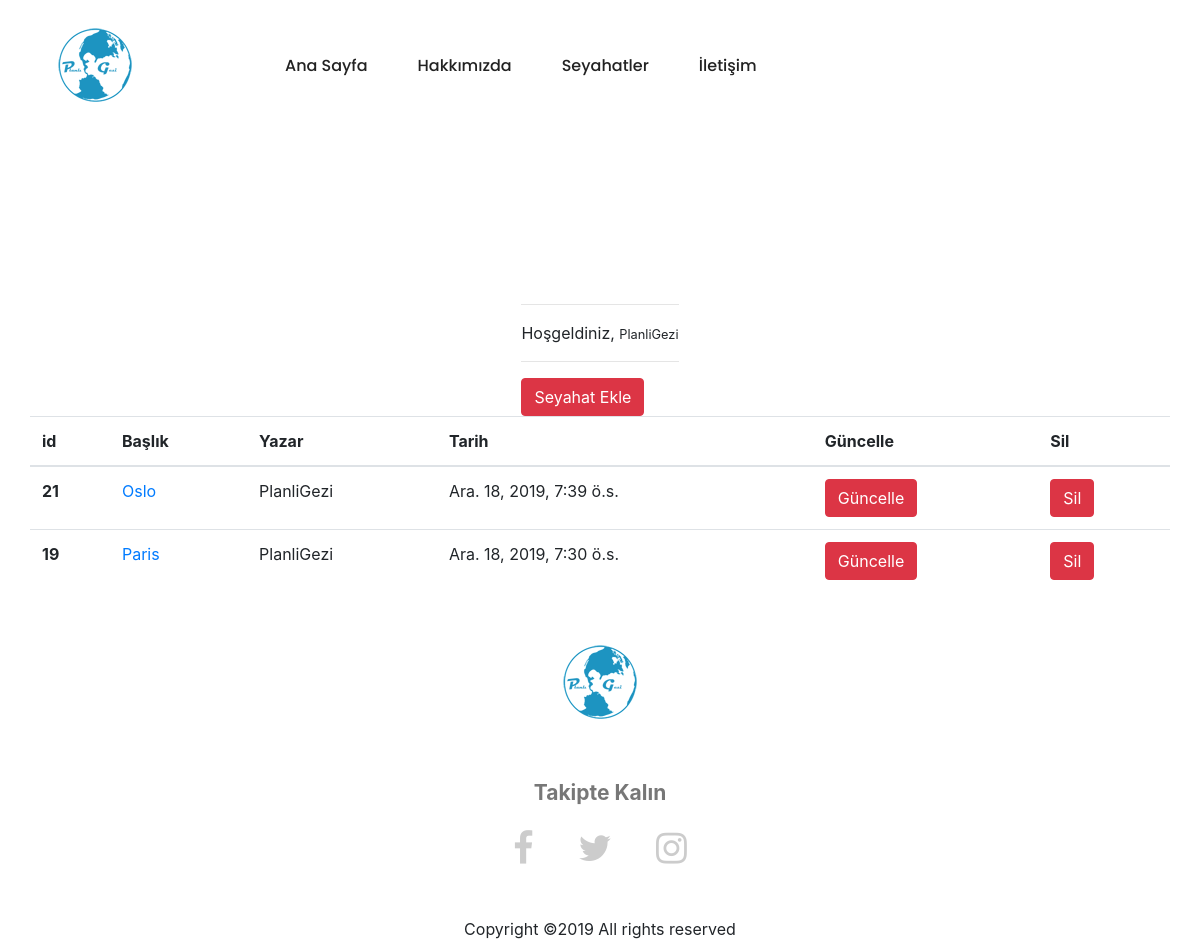
The page /Seyahat/dashboard/ (signed in) on the database its author committed.
### Seyahat/models.py (models this page shows, shortened)
class Seyahat(models.Model):
    yazar = models.ForeignKey("auth.User",on_delete = models.CASCADE, verbose_name = "Yazar")
    title = models.CharField(max_length=50,verbose_name="Başlık")
    content = RichTextField(verbose_name="İçerik")
    created_date = models.DateTimeField(auto_now_add=True,verbose_name="Oluşturulma Tarihi")
    seyahat_image = models.FileField(blank=True,null=True,verbose_name="Fotoğraf Ekleyin")
    class Meta:
        ordering = ['-created_date']

### Seyahat/views.py (the view)
# urls.py: path('dashboard/',views.dashboard,name="dashboard"),
@login_required(login_url = "user:login")
def dashboard(request):
    Seyahats = Seyahat.objects.filter(yazar = request.user)
    context ={
        "Seyahats":Seyahats
    }
    return render( request,"dashboard.html",context)

### templates/dashboard.html (shortened to what this page needs)
{% extends "layout.html" %}
{% load static %}
{% load crispy_forms_tags %}
{% block body %}
<section class="about-area section-gap">
		<div class="container">
			<div class="row align-items-baseline justify-content-center">
                    <form method = "post">
                        <br><br><br><br><br><br>
                        <hr>
                          <p>
                            Hoşgeldiniz, <small>{{request.user.username}}</small>
                          </p>
                        <hr>
                            <a class="btn btn-danger" href="{% url 'seyahat:addseyahat'  %}">Seyahat Ekle</a>
                    </form>
				</div>
			</div>
</section>
{% if Seyahats %}
<section class="about-area section-gap">
		<div class="container">
			<div class="row align-items-baseline justify-content-center">
                    <table class="table">
                            <thead>
                              <tr>
                                <th scope="col">id</th>
                                <th scope="col">Başlık</th>
                                <th scope="col">Yazar</th>
                                <th scope="col">Tarih</th>
                                <th scope="col">Güncelle</th>
                                <th scope="col">Sil</th>
                              </tr>
                            </thead>
                            <tbody>
                                {% for Seyahat in Seyahats %}
                                <tr>
                                    <th scope="row">{{Seyahat.id}}</th>
                                    <td><a href="{% url 'seyahat:detail' Seyahat.id %}">{{Seyahat.title}}</a></td>
                                    <td>{{Seyahat.yazar.username}}</td>
                                    <td>{{Seyahat.created_date}}</td>
                                    <td><a href="{% url 'seyahat:update' Seyahat.id %}" class="btn btn-danger">Güncelle</a></td>
                                    <td><a href="{% url 'seyahat:delete' Seyahat.id %}" class="btn btn-danger">Sil</a></td>
                                </tr>
                                {% endfor %}
                            </tbody>
                          </table>
      		</div>
		</div>
</section>
{% else %}
<div class="alert alert-danger">
    Henüz bir makale yok...
</div>
{% endif %}
{% endblock body %}

### templates/layout.html (shortened to what this page needs)
{% load static %}
<!DOCTYPE html>
<html lang="en">
<head>
                <link rel="stylesheet" href="{% static 'css/main.css' %}">
                <link rel="stylesheet" href="{% static 'css/linearicons.css' %}">
                <link rel="stylesheet" href="{% static 'css/font-awesome.min.css' %}">
                <link rel="stylesheet" href="{% static 'css/bootstrap.css' %}">
                <link rel="stylesheet" href="{% static 'css/magnific-popup.css' %}">
                <link rel="stylesheet" href="{% static 'css/nice-select.css' %}">
                <link rel="stylesheet" href="{% static 'css/animate.min.css' %}">
                <link rel="stylesheet" href="{% static 'css/owl.carousel.css' %}">
    <link rel="stylesheet" href="https://maxcdn.bootstrapcdn.com/bootstrap/4.0.0-alpha.6/css/bootstrap.min.css">
</head>
<body>
		{% include "includes/navbar.html" %}
		<br><br><br><br><br><br>
		{% block body  %}
		{% endblock body  %}
	<br>
	<footer class="footer-area">
		<div class="container">
			<div class="row justify-content-center">
				<div class="col-lg-12">
					<div class="footer-top flex-column">
						<div class="footer-logo">
							<a href="{% url 'index' %}">
								<img src="{% static 'img/200.png' %}" alt="">
							</a>
							<h4>Takipte Kalın</h4>
						</div>
						<div class="footer-social">
							<a href="https://www.facebook.com/planligezi"><i class="fa fa-facebook"></i></a>
							<a href="https://twitter.com/planligezi"><i class="fa fa-twitter"></i></a>
							<a href="https://www.instagram.com/planligezi/"><i class="fa fa-instagram"></i></a>
						</div>
					</div>
				</div>
			</div>
            <div class="row footer-bottom justify-content-center">
				<p class="col-lg-8 col-sm-12 footer-text">
                        Copyright &copy;<script>document.write(new Date().getFullYear());</script> All rights reserved
                </p>
			</div>
		</div>
	</footer>
</body>
</html>

### templates/includes/navbar.html
{% load static %}
<header id="header">
    <div class="container main-menu">
        <div class="row align-items-center d-flex">
            <div id="logo">
                <a href="{% url 'index' %}"><img src="{% static 'img/200.png' %}" alt="" title="" /></a>
            </div>
            <nav id="nav-menu-container">
                <ul class="nav-menu">
                    <li><a href="{% url 'index' %}">Ana Sayfa</a></li>
                    <li><a href="{% url 'about' %}">Hakkımızda</a></li>
                    <li><a href="{% url 'seyahat:seyahat' %}">Seyahatler</a></li>
                    <li><a href="{% url 'contact' %}">İletişim</a></li>
                </ul>
            </nav>
        </div>
    </div>
</header>

### rows shown on the page
Seyahat: id "21", title "Oslo", yazar.username "PlanliGezi", created_date "Ara. 18, 2019, 7:39 ö.s."
Seyahat: id "19", title "Paris", yazar.username "PlanliGezi", created_date "Ara. 18, 2019, 7:30 ö.s."

### other values the page prints
{{ request.user.username }} "PlanliGezi"
